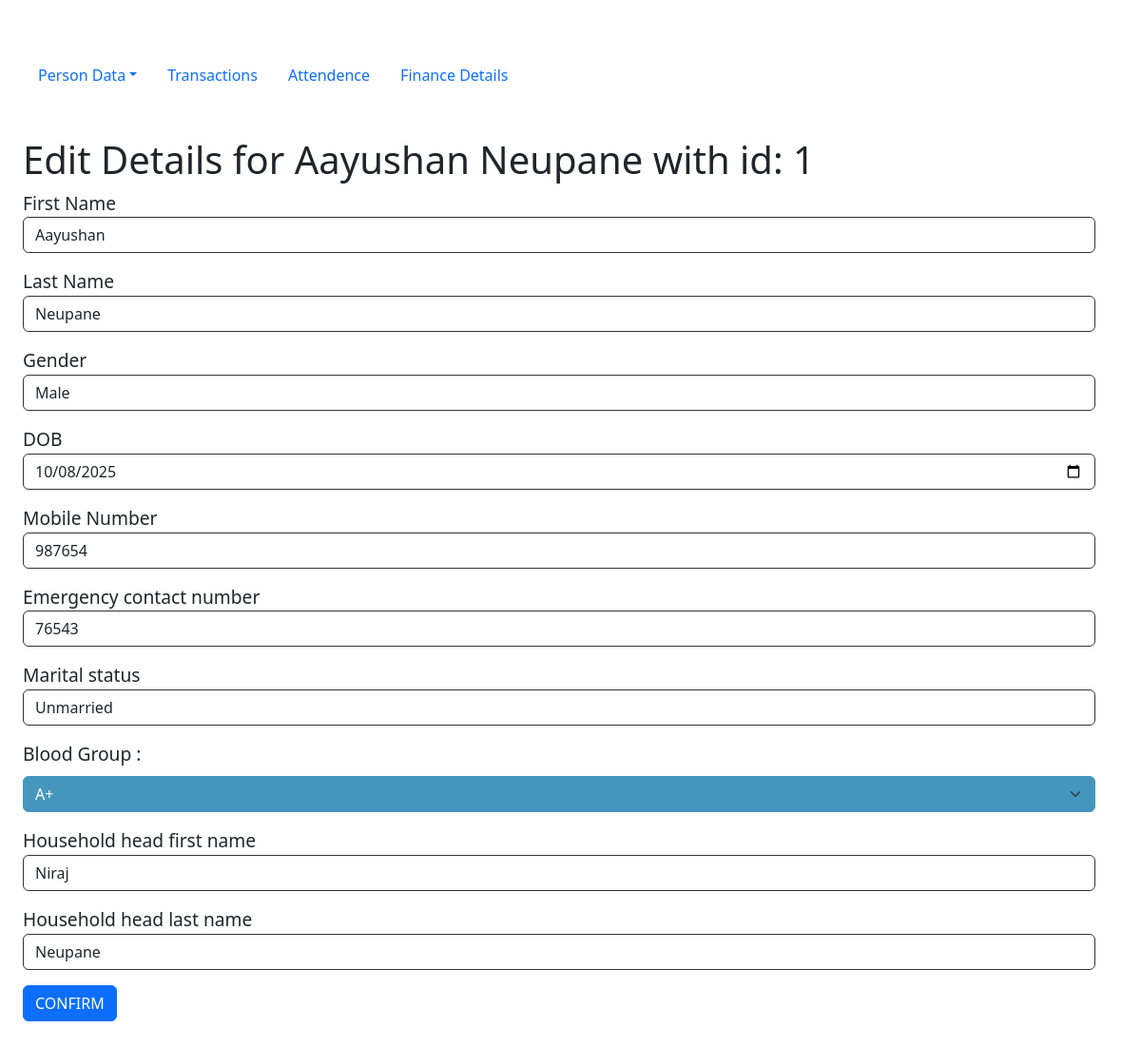
The app's page /edit_data?member_id=1, older data.
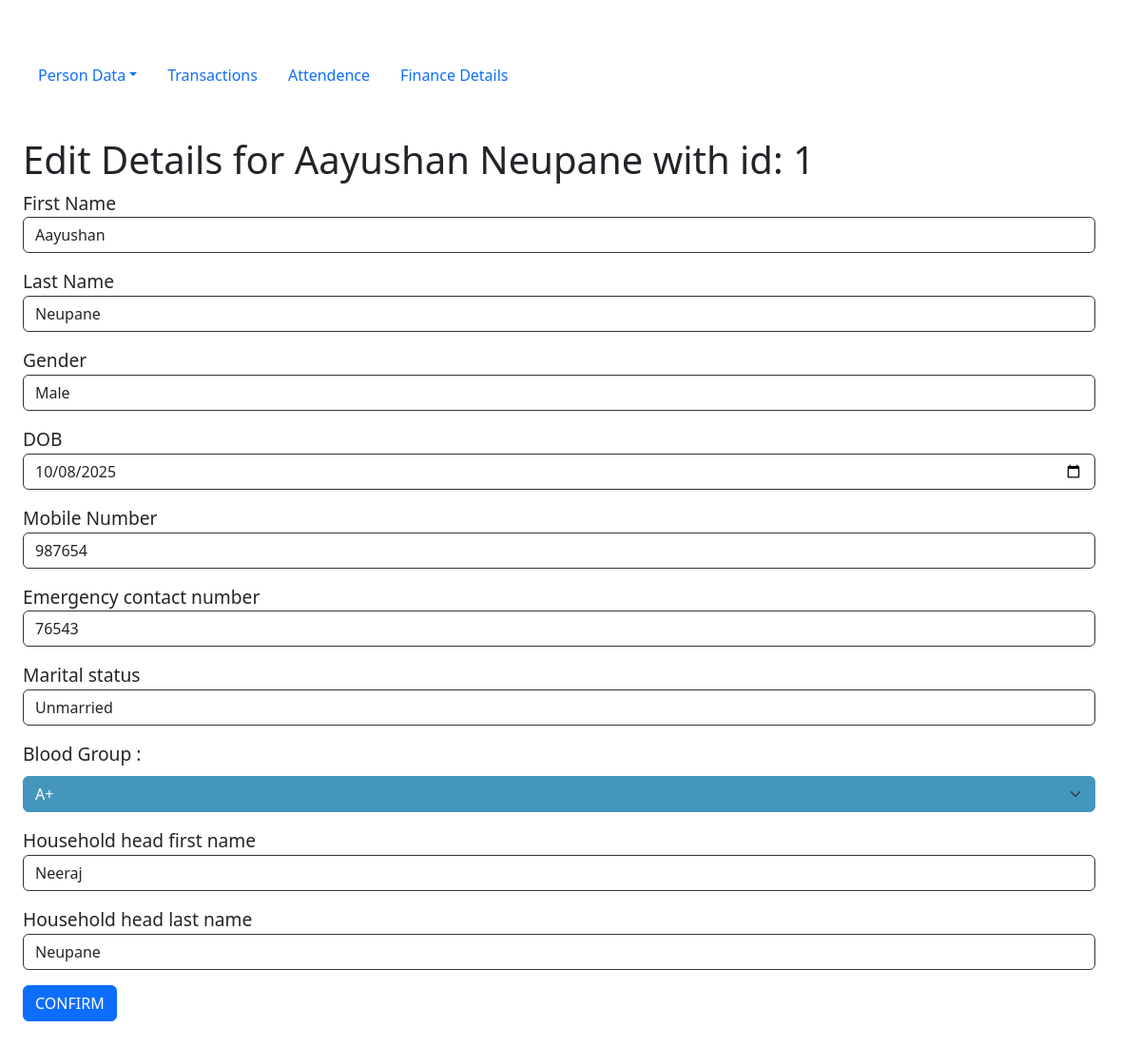
The same page, newer data.
### tables this page shows
CREATE TABLE members(
    member_id INTEGER,
    admission_date DATE,
    household_head_first_name TEXT,
    household_head_last_name TEXT,
    FOREIGN KEY (member_id) REFERENCES persons(person_id)
    PRIMARY KEY(member_id)
);

### app.py (the view)
@app.route("/edit_data")
def edit_data():
    id_in_url = request.args.get('member_id')
    details = db.execute("SELECT * FROM persons JOIN members ON persons.person_id = members.member_id WHERE persons.person_id = ?", id_in_url)[0]
    return render_template("editmemberdata.html", current_page="member_data",details=details, id=id_in_url)

### templates/editmemberdata.html
{% extends "editdata.html" %}
{% block updateAddress %}/update_member_details{% endblock %}
{% block  updateSpecifics%}
    <div class="mb-3">
        <label for="hhfname">Household head first name</label>
        <input type="text" name="hh_fname" id="hhfname" class="form-control" value="{{details['household_head_first_name']}}">
    </div>
     <div class="mb-3">
        <label for="hhlame">Household head last name</label>
        <input type="text" name="hh_lname" class="form-control" id="hhlname" value="{{details['household_head_last_name']}}">
    </div>
    <div class="mb-3">
        <button type="submit" class="btn btn-primary mb-3 d-flex align-items-center gap-5">CONFIRM</button>
    </div>
{% endblock %}

Row changes from the older to the newer data that the page shows:
changed members "Neupane": hh_fname "Niraj" → "Neeraj"
